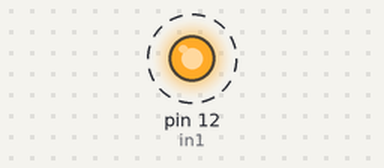
The sketch below on a simulated Arduino Uno, built with avr-gcc and run on an emulated ATmega328P. Shown: output pins drawn as LEDs (lit = HIGH). Dashed ring = blinking.

Above: at 0.12 s.
Timing chart, 0 to 3.0 s (numbered marks = the images above):
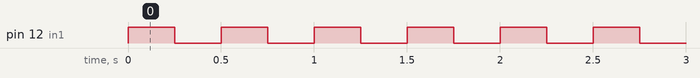

The sketch:

ventil.ino
```cpp
int in1 = 12;
void setup() {
  pinMode(in1, OUTPUT);
}
void loop() {
  // 120 bpm
  digitalWrite(in1, HIGH); // the solenoid closes
  delay(250);
  digitalWrite(in1, LOW); // the solenoid opens
  delay(250);
}
```

Measured:
- by itself, pin 12 (in1): alternates HIGH for 0.25 s and LOW for 0.25 s
